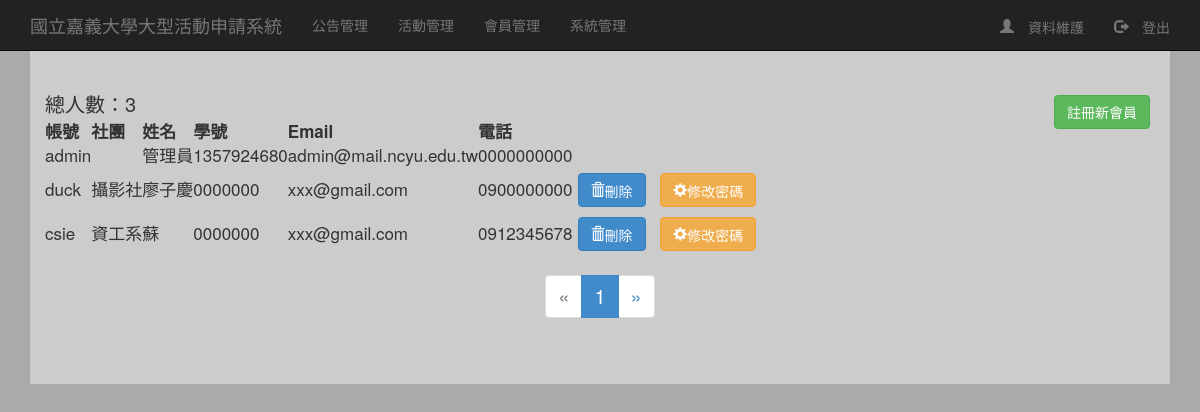
Screenshot of /admin/member.php (signed in) with the database file from the repository.
### tables this page shows
CREATE TABLE IF NOT EXISTS `member` (
  `id` int(11) NOT NULL,
  `account` varchar(30) NOT NULL,
  `password` varchar(100) NOT NULL,
  `groups` varchar(30) NOT NULL,
  `name` varchar(30) NOT NULL,
  `school` varchar(10) NOT NULL,
  `email` varchar(30) NOT NULL,
  `phone` varchar(30) NOT NULL
);

### admin/member.php (the view, shortened to what this page needs)
<?php
require_once('control/html.php');
require_once('../control/database.php');
echo '
<link rel="stylesheet" href="//cdnjs.cloudflare.com/ajax/libs/bootstrap-table/1.6.0/bootstrap-table.min.css">
<script src="//cdnjs.cloudflare.com/ajax/libs/bootstrap-table/1.6.0/bootstrap-table.min.js"></script>
<script src="//cdnjs.cloudflare.com/ajax/libs/bootstrap-table/1.6.0/locale/bootstrap-table-zh-CN.min.js"></script>';
$sql="SELECT count(*) FROM member";
$rs = $db->query($sql);
$row = $rs->fetch();
$total=$row[0];
$shownum=5;
$limit=ceil($total/$shownum);
if(!isset($_GET['page']))
	$page=0;
else
	$page=mysql_escape_string($_GET['page']);
$offset=$page*$shownum;
$sql="SELECT * FROM member LIMIT ".$offset.",".$shownum;
$rs = $db->query($sql);
echo "總人數：".$total;
echo '<a style="float:right" class="btn btn-success" href="register.php">註冊新會員</a>';
echo '
<table data-toggle="table" data-card-view="true" class="small">
	<thead>
		<tr>
			<th>帳號</th>
			<th>社團</th>
			<th>姓名</th>
			<th>學號</th>
			<th>Email</th>
			<th>電話</th>
			<th></th>
		</tr>
	</thead>';
	while($row = $rs->fetch()){
		echo '
		<tr>
			<td>'.$row[account].'</td>
			<td>'.$row[groups].'</td>
			<td>'.$row[name].'</td>
			<td>'.$row[school].'</td>
			<td>'.$row[email].'</td>
			<td>'.$row[phone].'</td>
			';
			if($row[account]!=='admin'){
				echo '
				<td>
				<a class="btn btn-primary glyphicon glyphicon-trash" href="membercheck.php?id='.$row[id].'">刪除</a>
				<a class="btn btn-warning glyphicon glyphicon-cog" href="control/forget.php?account='.$row[account].'">修改密碼</a>
				</td>
			</tr>';
		}
	}
	echo '
</table>';
echo '
<nav style="text-align:center">
	<ul class="pagination">';
		if ($page>0) {
			$backward = "";
		} else {
			$backward = "disabled";
		}
		echo '<li class="'.$backward.'"><a href="member.php?page='.($page-1).'" aria-label="Previous"><span aria-hidden="true">&laquo;</span></a></li>';
		for ($i=1;$i<$limit+1;$i++){
			if ($page+1==$i) {
				echo '<li class="active"><a href="member.php?page='.($i-1).'">'.$i.'</a></li>';
			} else {
				echo '<li><a href="member.php?page='.($i-1).'">'.$i.'</a></li>';
			}
		}
		if ($page<$limit) {
			$forward = "";
		} else {
			$forward = "disabled";
		}
		echo '<li class="'.$forward.'"><a href="member.php?page='.($page+1).'" aria-label="Next"><span aria-hidden="true">&raquo;</span></a></li>
	</ul>
</nav>';
?>

### css/starter-template.css (style rules this page uses)
body { padding-top: 50px; background-color:#aaa; //font-family: SourceHanSans, serif; }
.btn { margin: 5px; }

### rows the page displays
member: account "admin", name "管理員", school "1357924680", email "admin@mail.ncyu.edu.tw", phone "0000000000"
member: account "duck", groups "攝影社", name "廖子慶", school "0000000", email "xxx@gmail.com", phone "0900000000"
member: account "csie", groups "資工系", name "蘇", school "0000000", email "xxx@gmail.com", phone "0912345678"

### other values shown
$total "3"
